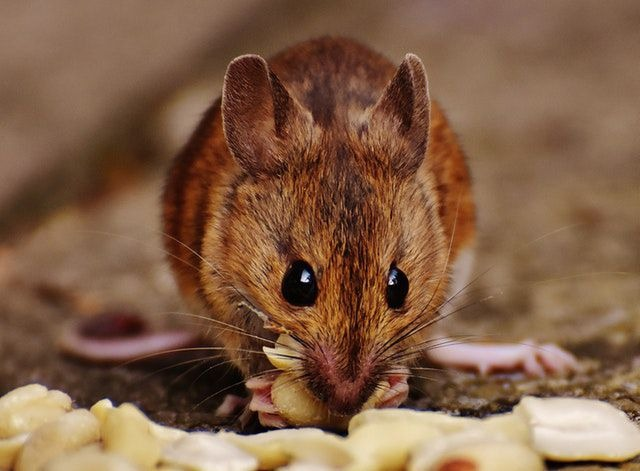
#> input picture industrial vison/images/industrial.jpg, 640 x 471 px
$ python 08_floyd_steinberg_dithering.py
#> lines starting #> are read from the running program, lines starting #| are printed output that depends on the picture
import cv2
import numpy as np
import matplotlib.pyplot as plt

image = cv2.imread("../images/industrial.jpg", cv2.IMREAD_GRAYSCALE)
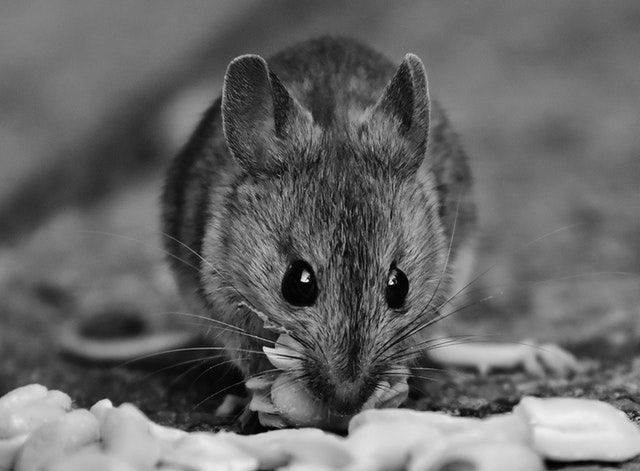
#> image: shape (471, 640); min 0, max 254, mean 103.6

image = image.astype(float)

height, width = image.shape
#> height = 471; width = 640

for y in range(height):
    for x in range(width):

        old_pixel = image[y, x]

        if old_pixel < 128:
            new_pixel = 0
        else:
            new_pixel = 255

        image[y, x] = new_pixel

        error = old_pixel - new_pixel

        if x + 1 < width:
            image[y, x + 1] += error * 7 / 16

        if y + 1 < height and x - 1 >= 0:
            image[y + 1, x - 1] += error * 3 / 16

        if y + 1 < height:
            image[y + 1, x] += error * 5 / 16

        if y + 1 < height and x + 1 < width:
            image[y + 1, x + 1] += error * 1 / 16
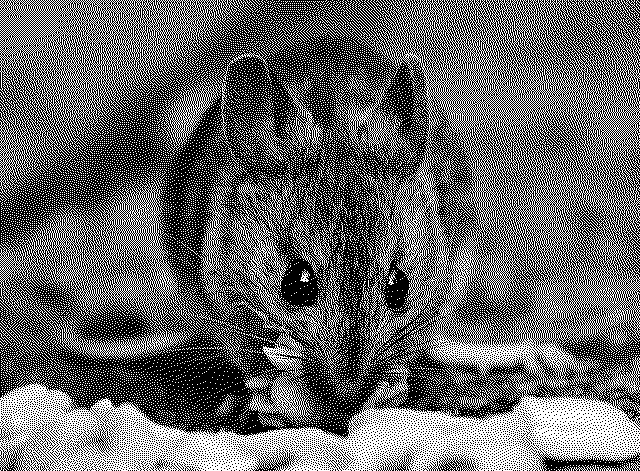
#> image: shape (471, 640) float64; 40.6% white in thin lines or dots

image = np.clip(image, 0, 255).astype(np.uint8)
#> image: shape (471, 640); 40.6% white in thin lines or dots

original = cv2.imread(
    "../images/industrial.jpg",
    cv2.IMREAD_GRAYSCALE
)

plt.figure(figsize=(10, 5))

plt.subplot(1, 2, 1)
plt.imshow(original, cmap="gray")
plt.title("Original Grayscale")
plt.axis("off")

plt.subplot(1, 2, 2)
plt.imshow(image, cmap="gray")
plt.title("Floyd-Steinberg Dithered")
plt.axis("off")

plt.tight_layout()
plt.show()
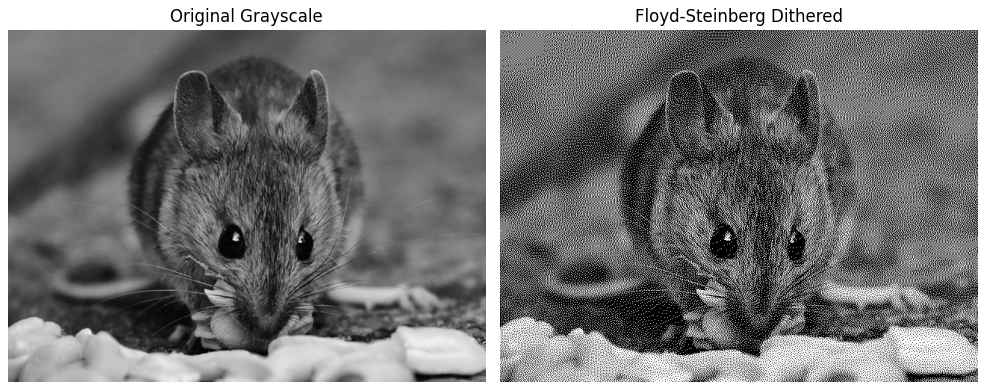
#> figure drawn by matplotlib, 2 panels
